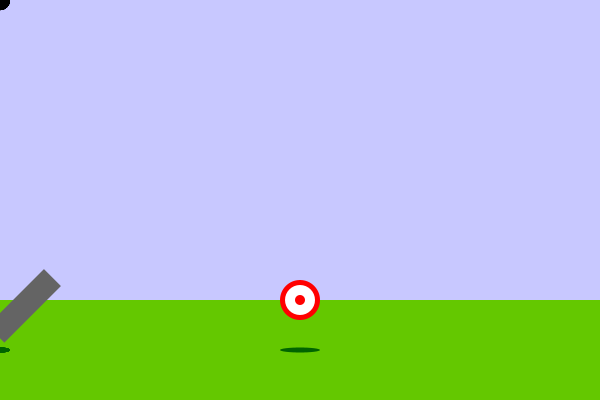
Frame 1 (no input)
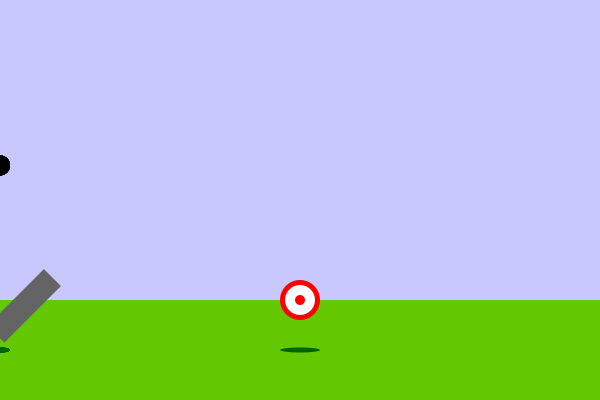
Frame 60 (the mouse pressed at the canvas centre just before this capture)
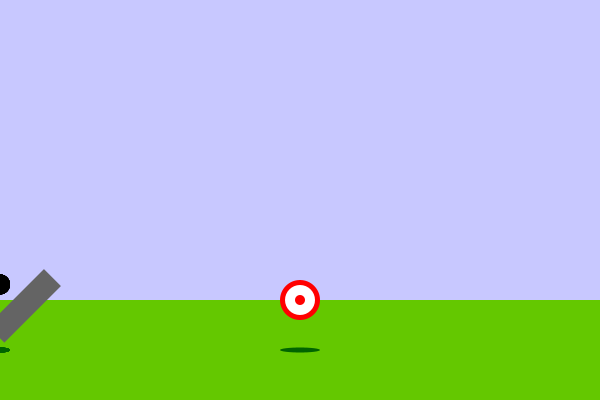
Frame 120 (the mouse held since frame 60 and released just before this capture)

The Processing sketch that drew these frames (run headless with seeded random() and noise(); from frame 60 on, the mouse is pressed at the canvas centre):

// Processing sketch: multi_cannon
// ── multi_cannon.pde
/**
 * En kanon som kan dreje og skyde flere kanonkugler afsted
 * Der er også gjort lidt ekstra ud af grafikken.
 *
 * Drej kanonen med piletasterne og skyd med mellemrumstasten
 *
 * Processing Workshop 3
 * Open Space Aarhus 
 *
 * http://gfx.osaa.dk
 */

// antal kanonkugler
int ANTAL = 10;

int JORD_Y = 350;

// kanonkuglernes position
float[] kugleX = new float[ANTAL];
float[] kugleY = new float[ANTAL];

// kanonkuglernes hastighed
float[] dx = new float[ANTAL];
float[] dy = new float[ANTAL];

// tyngdeacceleration
float tyngdeAcc = 0.1;

// kanonens vinkel (45 grader)
float cannonA = -PI / 4.0;

// målskivens position
float targetX = 300;
float targetY = 300;

// hvilken kugle skyder vi med næste gang
int skydermed = 0;

void setup() {
  size(600, 400);
  smooth();
  
  ellipseMode(CENTER);
  noStroke();
}

void draw() {
  // slet skærmen med en himmelblå farve
  background(200, 200, 255);
  
  // tegn jorden med en grønlig farve
  fill(100, 200, 0);
  rect(0, JORD_Y - 50, width, 100);
  
  for (int i = 0; i < ANTAL; i++) {
    opdaterKugle(i);
  }
  
  // vi skal tegne alle skygger før alle kugler
  // ellers kommer skyggerne ovenpå kuglerne

  // tegn målskivens skygge
  fill(0, 100, 0);
  ellipse(targetX, JORD_Y, 40, 5);

  // tegn kuglernes skygger
  for (int i = 0; i < ANTAL; i++) {
    tegnSkygge(i);
  }

  // tegn målskiven
  fill(255, 0, 0);
  ellipse(targetX, targetY, 40, 40);

  fill(255, 255, 255);  
  ellipse(targetX, targetY, 30, 30);
  
  fill(255, 0, 0);
  ellipse(targetX, targetY, 10, 10);  
  
  // tegn kuglerne
  for (int i = 0; i < ANTAL; i++) {
    tegnKugle(i);
  }
  
  // tegn kanonen
  fill(100, 100, 100);
  translate(10, JORD_Y - 30);
  rotate(cannonA);
  
  rect(-20, -12, 80, 24);  
}

void opdaterKugle(int k) {
  // tyngdekraft
  dy[k] += tyngdeAcc;
  
  // vindmodstand
  dx[k] *= 0.995;
  dy[k] *= 0.995;

  // flyt kanonkuglen  
  kugleX[k] += dx[k];
  kugleY[k] += dy[k];
  
  // skift retning når bolden rammer venstre eller højre kant
  if (kugleX[k] > width || kugleX[k] < 0) {
    dx[k] = -dx[k];
    kugleX[k] = constrain(kugleX[k], 0, width);
  }
  
  // skift retning når bolden rammer bunden
  if (kugleY[k] > JORD_Y - 10) {
    dy[k] = -dy[k];
  
    // sørg for at kuglen aldrig går under jorden  
    if (kugleY[k] > JORD_Y - 10) {
      kugleY[k] = JORD_Y - 10;
    }  
    
    // stjæl noget af kuglens energi
    dx[k] *= 0.5;
    dy[k] *= 0.5;
  }
   
  // flyt målet til et nyt tilfældigt sted, hvis bolden rammer målet 
  if (dist(kugleX[k], kugleY[k], targetX, targetY) < 30) {
    targetX = 100 + random(400);
    targetY = 100 + random(200);
  }     
}

void tegnSkygge(int k) {
  // tegn kanonkugles skygge
  fill(0, 100, 0);
  ellipse(kugleX[k], JORD_Y, 20, 5);
}

void tegnKugle(int k) {   
  // tegn kanonkugle
  fill(0);
  ellipse(kugleX[k], kugleY[k], 20, 20);      
}

void keyPressed() {
  if (keyCode == LEFT) {
    
    // drej kanon mod uret
    cannonA -= 0.05;    
    if (cannonA < -PI / 2.0) {
      cannonA = -PI / 2.0;
    }
    
  } else if (keyCode == RIGHT) {
    
    // drej kanon med uret
    cannonA += 0.05;
    if (cannonA > 0) cannonA = 0;
    
  } else if (key == ' ') {
    
    // kanonkuglens start position
    kugleX[skydermed] = 10 + 10 * cos(cannonA);
    kugleY[skydermed] = JORD_Y - 30 + 10 * sin(cannonA);
    
    // kanonkuglens start hastighed
    dx[skydermed] = 12 * cos(cannonA);
    dy[skydermed] = 12 * sin(cannonA);
   
    // næste gang skyder vi med næste bold
    // sørg for at tallet er mindre end ANTAL 
    skydermed = (skydermed + 1) % ANTAL;
    
  } 
  
}
